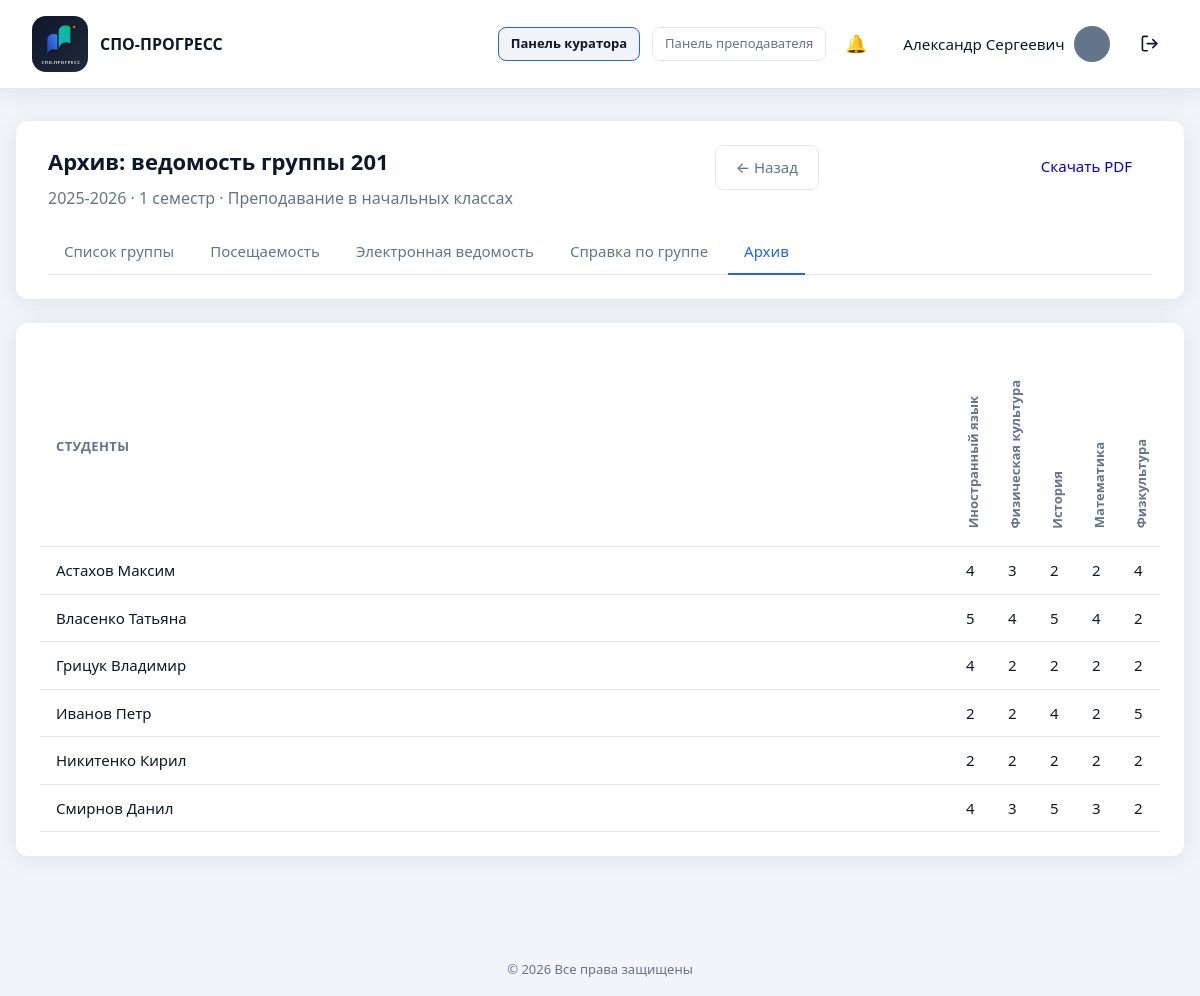
Page /curator/archive_gradebook.php?id=11&group_id=2 (signed in) on the committed database.
### tables this page shows
CREATE TABLE `users` (
  `id` int UNSIGNED NOT NULL,
  `email` varchar(255) NOT NULL,
  `password_hash` varchar(255) NOT NULL,
  `password_plain` varchar(64) DEFAULT NULL,
  `full_name` varchar(255) NOT NULL,
  `phone` varchar(50) NOT NULL DEFAULT '',
  `position` varchar(255) NOT NULL DEFAULT '',
  `education` varchar(500) NOT NULL DEFAULT '',
  `additional_info` text,
  `avatar` varchar(255) NOT NULL DEFAULT 'icon:default',
  `role` enum('admin','teacher','student') NOT NULL DEFAULT 'teacher',
  `is_active` tinyint(1) NOT NULL DEFAULT '1',
  `created_at` datetime NOT NULL DEFAULT CURRENT_TIMESTAMP,
  `updated_at` datetime NOT NULL DEFAULT CURRENT_TIMESTAMP ON UPDATE CURRENT_TIMESTAMP
);

CREATE TABLE `archive_gradebook_groups` (
  `id` int UNSIGNED NOT NULL,
  `archive_id` int UNSIGNED NOT NULL,
  `group_id` int UNSIGNED NOT NULL,
  `group_number` varchar(50) NOT NULL,
  `specialty_name` varchar(255) NOT NULL DEFAULT '',
  `specialty_code` varchar(50) NOT NULL DEFAULT '',
  `curator_name` varchar(255) NOT NULL DEFAULT ''
);

CREATE TABLE `archive_periods` (
  `id` int UNSIGNED NOT NULL,
  `archive_type` enum('gradebook','journal') NOT NULL,
  `academic_year` varchar(9) NOT NULL,
  `semester` enum('1','2') NOT NULL,
  `archived_by` int UNSIGNED DEFAULT NULL,
  `archived_at` datetime NOT NULL DEFAULT CURRENT_TIMESTAMP
);

CREATE TABLE `archive_gradebook_subjects` (
  `id` int UNSIGNED NOT NULL,
  `archive_id` int UNSIGNED NOT NULL,
  `group_id` int UNSIGNED NOT NULL,
  `curriculum_item_id` int UNSIGNED NOT NULL,
  `subject_name` varchar(255) NOT NULL,
  `teacher_name` varchar(255) NOT NULL DEFAULT '',
  `sort_order` int UNSIGNED NOT NULL DEFAULT '1'
);

CREATE TABLE `archive_gradebook_students` (
  `id` int UNSIGNED NOT NULL,
  `archive_id` int UNSIGNED NOT NULL,
  `group_id` int UNSIGNED NOT NULL,
  `student_id` int UNSIGNED NOT NULL,
  `full_name` varchar(255) NOT NULL,
  `sort_order` int UNSIGNED NOT NULL DEFAULT '1'
);

CREATE TABLE `archive_grade_changes` (
  `id` int UNSIGNED NOT NULL,
  `archive_id` int UNSIGNED NOT NULL,
  `group_id` int UNSIGNED NOT NULL,
  `student_id` int UNSIGNED NOT NULL,
  `curriculum_item_id` int UNSIGNED NOT NULL,
  `old_grade` tinyint UNSIGNED DEFAULT NULL,
  `new_grade` tinyint UNSIGNED NOT NULL,
  `reason_code` varchar(50) NOT NULL,
  `reason_text` varchar(500) NOT NULL DEFAULT '',
  `changed_by` int UNSIGNED DEFAULT NULL,
  `changed_at` datetime NOT NULL DEFAULT CURRENT_TIMESTAMP
);

### includes/archive/gradebook_view.php (the view, shortened to what the rows shown need)
<?php
require_once __DIR__ . '/../auth.php';
require_once __DIR__ . '/../archive.php';
require_once __DIR__ . '/../students.php';
if ($archivePanel === 'curator') {
    require_curator_panel();
} else {
    require_archive_manager();
}
$archiveId = isset($_GET['id']) ? (int) $_GET['id'] : 0;
$groupId = isset($_GET['group_id']) ? (int) $_GET['group_id'] : 0;
$archive = $archiveId > 0 ? get_archive_period_by_id($archiveId) : null;
$group = ($archive && $archive['archive_type'] === 'gradebook')
    ? get_archive_gradebook_group($archiveId, $groupId)
    : null;
$canEdit = can_manage_archives();
$sheet = get_archive_gradebook_sheet($archiveId, $groupId);
$students = $sheet['students'];
$subjects = $sheet['subjects'];
$grades = $sheet['grades'];
$showHeader = true;
$basePath = '../';
require __DIR__ . '/../header.php';
?>
<div class="dashboard dashboard--wide">
    <section class="panel">
        <div class="panel__header">
            <div>
                <h1>Архив: ведомость группы <?= e($group['group_number']) ?></h1>
                <p class="text-muted">
                    <?= e($archive['academic_year']) ?> · <?= e(semester_label((string) $archive['semester'])) ?>
                    <?php if (!empty($group['specialty_name'])): ?>
                        · <?= e($group['specialty_name']) ?>
                    <?php endif; ?>
                </p>
            </div>
        </div>
    </section>
    <section class="panel">
        <?php if ($subjects === [] || $students === []): ?>
            <p class="text-muted">В архиве нет данных по этой группе.</p>
        <?php else: ?>
            <div class="table-wrap">
                <table class="table gradebook-table gradebook-table--readonly">
                    <thead>
                        <tr>
                            <th class="gradebook-table__student-col">Студенты</th>
                            <?php foreach ($subjects as $subject): ?>
                            <th class="gradebook-table__subject-col">
                                <span class="gradebook-subject-title"><?= e($subject['subject_name']) ?></span>
                            </th>
                            <?php endforeach; ?>
                        </tr>
                    </thead>
                    <tbody>
                        <?php foreach ($students as $student): ?>
                        <tr>
                            <td class="gradebook-table__student-col">
                                <?= e(person_last_first_name((string) $student['full_name'])) ?>
                            </td>
                            <?php foreach ($subjects as $subject): ?>
                            <?php
                            $studentId = (int) $student['student_id'];
                            $itemId = (int) $subject['curriculum_item_id'];
                            $value = $grades[$studentId][$itemId] ?? null;
                            ?>
                            <td class="gradebook-table__cell gradebook-table__grade-cell archive-grade-cell">
                                <?php if ($canEdit): ?>
                                <button
                                    type="button"
                                    class="archive-grade-btn"
                                    data-archive-edit-open
                                    data-student-id="<?= $studentId ?>"
                                    data-item-id="<?= $itemId ?>"
                                    data-student-name="<?= e(person_last_first_name((string) $student['full_name'])) ?>"
                                    data-subject-name="<?= e($subject['subject_name']) ?>"
                                    data-current-grade="<?= e((string) ($value ?? '')) ?>"
                                ><?= $value !== null ? e((string) $value) : '—' ?></button>
                                <?php else: ?>
                                    <?= $value !== null ? e((string) $value) : '—' ?>
                                <?php endif; ?>
                            </td>
                            <?php endforeach; ?>
                        </tr>
                        <?php endforeach; ?>
                    </tbody>
                </table>
            </div>
        <?php endif; ?>
    </section>
</div>
<?php require __DIR__ . '/../footer.php'; ?>

### includes/header.php (shortened to what the rows shown need)
<!DOCTYPE html>
<html lang="ru">
<head>
    <?php $basePath = $basePath ?? ''; ?>
    <link rel="stylesheet" href="<?= e($basePath) ?>assets/css/style.css">
</head>
<body>
    <div class="page">
        <?php if (!empty($showHeader)): ?>
        <header class="header">
            <?php if (is_logged_in()): ?>
            <?php
            $headerUser = current_user();
            $headerName = user_first_middle_name((string) ($headerUser['full_name'] ?? ''));
            $headerAvatar = (string) ($headerUser['avatar'] ?? 'icon:person');
            $appBase = app_base_path();
            $activePanel = current_header_panel();
            require_once __DIR__ . '/notifications.php';
            ?>
            <nav class="header__nav">
                <?php if (can_use_curator_panel()): ?>
                <a
                    href="<?= e($appBase) ?>curator/group.php"
                    class="btn btn--ghost btn--sm<?= $activePanel === 'curator' ? ' is-active' : '' ?>"
                >Панель куратора</a>
                <?php endif; ?>
                <?php if (can_use_teacher_panel()): ?>
                <a
                    href="<?= e($appBase) ?>teacher/subjects.php"
                    class="btn btn--ghost btn--sm<?= $activePanel === 'teacher' ? ' is-active' : '' ?>"
                >Панель преподавателя</a>
                <?php endif; ?>
                <a
                    href="<?= e($appBase) ?>notifications.php"
                    class="header__notify-btn<?= basename((string) ($_SERVER['SCRIPT_NAME'] ?? '')) === 'notifications.php' ? ' is-active' : '' ?>"
                    title="Уведомления"
                >
                    <span class="header__notify-icon" aria-hidden="true">🔔</span>
                </a>
                <div class="header__account">
                    <a
                        href="<?= e($appBase) ?><?= is_student_user() ? 'student/cabinet.php' : 'cabinet.php' ?>"
                        class="header__cabinet-tab<?= ($activePanel === 'cabinet' || $activePanel === 'student') ? ' header__cabinet-tab--active' : '' ?>"
                        title="Личный кабинет"
                    >
                        <span class="header__user-name"><?= e($headerName) ?></span>
                        <?= render_user_avatar($headerAvatar, 'user-avatar--header', $basePath) ?>
                    </a>
                </div>
                <a
                    href="<?= e($basePath) ?>logout.php"
                    class="header__logout-btn"
                    title="Выйти"
                    aria-label="Выйти"
                >
                </a>
            </nav>
            <?php endif; ?>
        </header>
        <?php endif; ?>
        <main class="main">

### rows in the picture
users: full_name "Александр Сергеевич"
archive_gradebook_groups: group_number "201", specialty_name "Преподавание в начальных классах"
archive_periods: academic_year "2025-2026", semester "1 семестр"
archive_gradebook_subjects: subject_name "Иностранный язык"
archive_gradebook_subjects: subject_name "Физическая культура"
archive_gradebook_subjects: subject_name "История"
archive_gradebook_subjects: subject_name "Математика"
archive_gradebook_subjects: subject_name "Физкультура"
archive_gradebook_students: full_name "Астахов Максим", student.curriculum_item_id "4", student.curriculum_item_id "3", student.curriculum_item_id "2"
archive_gradebook_students: full_name "Власенко Татьяна", student.curriculum_item_id "5", student.curriculum_item_id "4", student.curriculum_item_id "2"
archive_gradebook_students: full_name "Грицук Владимир", student.curriculum_item_id "4", student.curriculum_item_id "2"
archive_gradebook_students: full_name "Иванов Петр", student "2", student.curriculum_item_id "4", student.curriculum_item_id "5"
archive_gradebook_students: full_name "Никитенко Кирил", student.curriculum_item_id "2"
archive_gradebook_students: full_name "Смирнов Данил", student.curriculum_item_id "4", student.curriculum_item_id "3", student.curriculum_item_id "5", student.curriculum_item_id "2"
